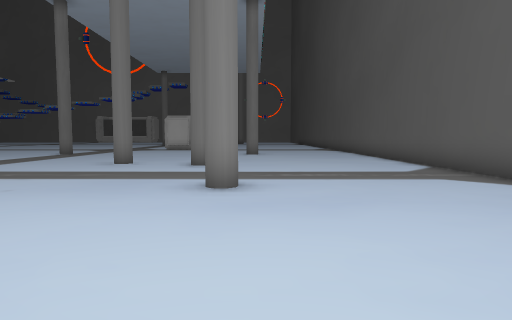
[1] (above)

13 first-person views from a walk through a Unity game level. The camera is 1.5 m above the floor, tilts 4° down and sees 75° across. The floor is counted in squares, 2 m on a side. Each view is taken from the middle of a square. On the plan, view 1 faces up. The plan holds only what a view shows up to about 11 squares ahead; the rest is blank. The place goes on beyond the plan. The player character is not drawn. Some surface patterns are stand-ins.

[2]
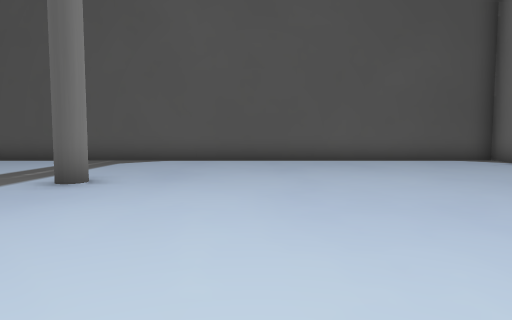

[3]
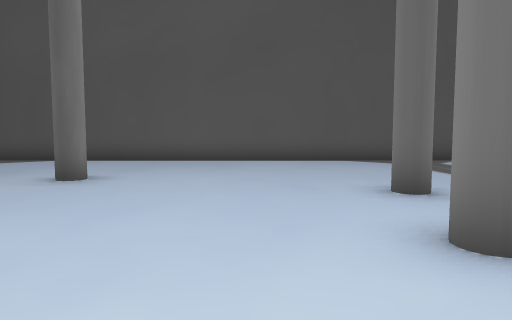

[4]
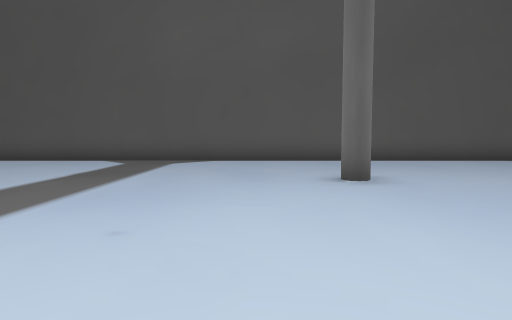

[5]
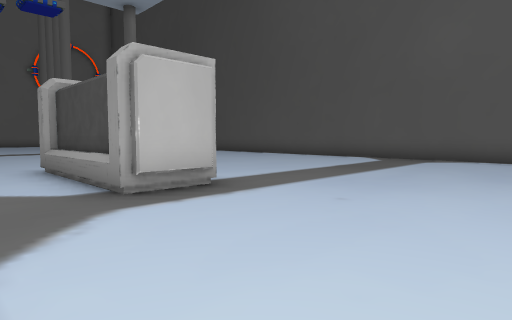

[6]
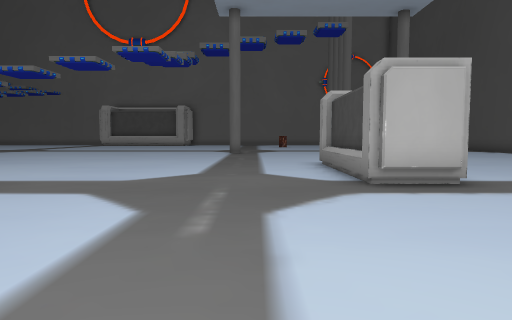

[7]
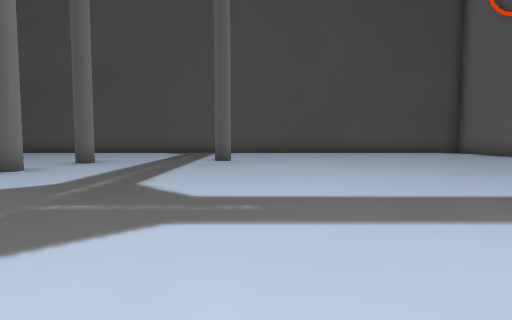

[8]
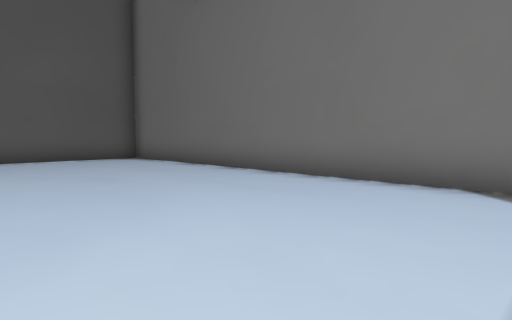

[9]
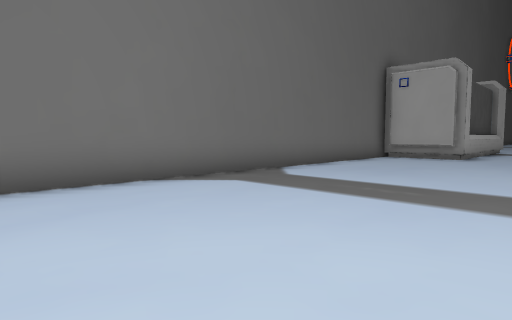

[10]
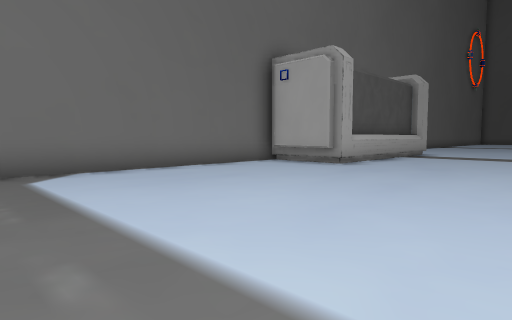

[11]
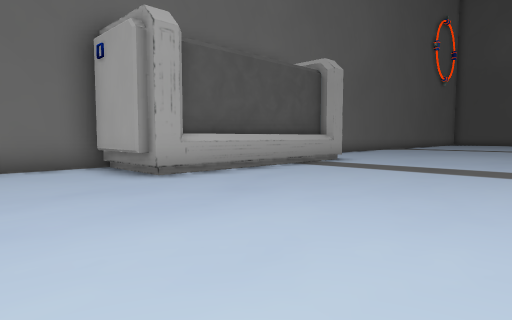

[12]
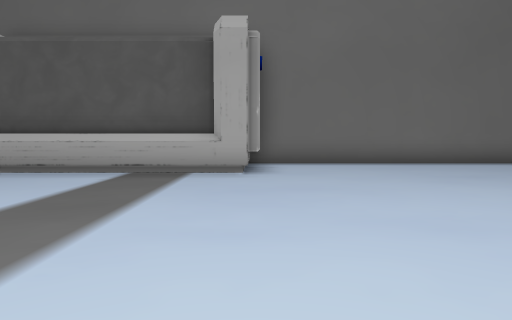

[13]
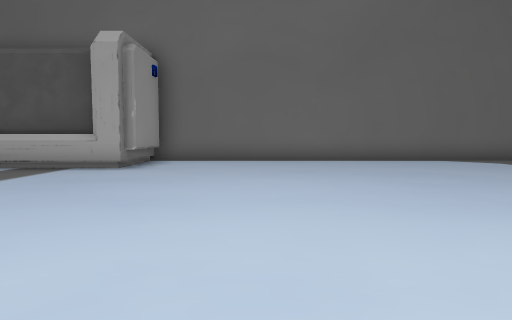

### Floor plan
Key: @ floor where view 1 was taken; # wall or solid block; . floor.
Columns run from 31 left of view 1 to 5 right of it. Each row starts with its distance up from view 1.
 25                  ..........
 24                  ..........   ..    #
 23                  .........#   ..  ..#
 22                   ........   .......#
 21                   ........  ........#
 20                    .......  ........#
 19                     ......##........#
 18                      ...............#
 17                      ...............#
 16                       ..............#
 15                        .............#
 14                         .  ....#....#
 13                            .........#
 12                           ..........#
 11                         ............#
 10                         ............#
  9                         ...#.#......#
  8                          ...........#
  7                        .............#
  6                       ..............#
  5       .              .........#.....#
  4      ... .          ................#
  3     .......    ..... ...............#
  2    .................................#
  1    .................................#
  0   .............................@....#
 -1  ...................................#
 -2 ....................................#
 -3 .........########...................#
 -4 .........#      #...................#
 -5 .........#      #...................#
 -6 ##########      #####################

Where each view was taken, in squares from view 1:
view 1: 0 up, 0 right, facing up
view 2: 2 up, 6 left, facing right
view 3: 11 up, 6 left, facing right
view 4: 16 up, 6 left, facing right
view 5: 15 up, 7 left, facing up-right
view 6: 14 up, 7 left, facing up
view 7: 4 up, 11 left, facing right
view 8: 0 up, 7 left, facing down-right
view 9: 0 up, 3 left, facing down-left
view 10: 2 up, 7 left, facing down-left
view 11: 3 up, 12 left, facing down-left
view 12: 4 up, 22 left, facing down
view 13: 5 up, 25 left, facing down
